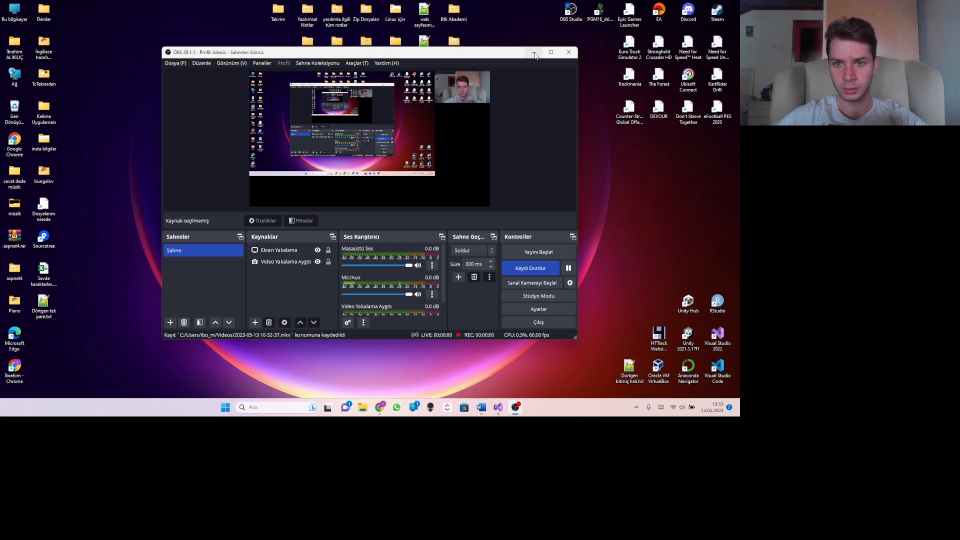
#> input picture frame 56 of GoruntuIsleme/8. OpenCV  Temel İşlemler/videom.mkv, 1920 x 1080 px, given in place of the camera (shown at 1/2 size)
$ jupyter execute --allow-errors Genel.ipynb   (text cells are left out)
#> lines starting #> are read from the running program, lines starting #| are printed output that depends on the picture
[cell 1]
import cv2
import numpy as np

[cell 2]
cap=cv2.VideoCapture(0)
ret,frame=cap.read()
#> frame is the input picture: shape (1080, 1920, 3); mean B, G, R 43.8, 29.7, 42.4
if ret==False:
    print("okuma hatasi")
face_cascade=cv2.CascadeClassifier("input/Haar cascade/4.1 frontalface.xml.xml")
face_rects=face_cascade.detectMultiScale(frame)
#> face_rects = [[910, 163, 29, 29], [1642, 83, 115, 115], [1745, 82, 124, 124]]

# buraya kadarı benim "GoruntuIsleme/1.Egitim/14." de yaptığım gibi ama buradan sonra bu eğitimde farklı yol izliyor
(face_x,face_y,w,h)=tuple(face_rects[0])
#> face_x = 910; face_y = 163; w = 29; h = 29
track_winodw=(face_x,face_y,w,h) # MeanShiftalgoritması girdisi
#> track_winodw = (910, 163, 29, 29)
# region of interest
roi=frame[face_y:face_y+h,face_x:face_x+w] # roi=face
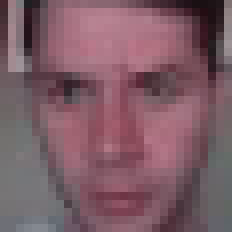
#> roi: shape (29, 29, 3) (shown 8 times larger); mean B, G, R 101.9, 92.1, 124.9
hsv_roi=cv2.cvtColor(roi,cv2.COLOR_BGR2HSV)
#> hsv_roi: shape (29, 29, 3); mean H, S, V 161.5, 67.2, 125.4
roi_hist = cv2.calcHist([hsv_roi], [0], None, [180], [0, 180]) # takip için histogram gerekli
#> roi_hist = 180 values, max 254 at index 171, min 0 at index 1, mean 4.67
cv2.normalize(roi_hist,roi_hist,0,255,cv2.NORM_MINMAX)

# takip için gerekli durdurma kriterleri
# count = hesaplanacak gerekli öge sayısı
# eps=değişiklik
term_crit=(cv2.TERM_CRITERIA_EPS | cv2.TERM_CRITERIA_COUNT,5,1)

while True:
    ret, frame = cap.read()
    # frame=cv2.flip(frame,1) bunu uygulayınca takip edemedi
    if ret:
        hsv = cv2.cvtColor(frame, cv2.COLOR_BGR2HSV)
#> hsv: shape (1080, 1920, 3); mean H, S, V 74.9, 95.1, 51.7
        # histogramı bir görüntüde bulmak için kullanıyoruz
        # piksel karşılaştırma
        dst = cv2.calcBackProject([hsv], [0], roi_hist, [0, 180], 1)
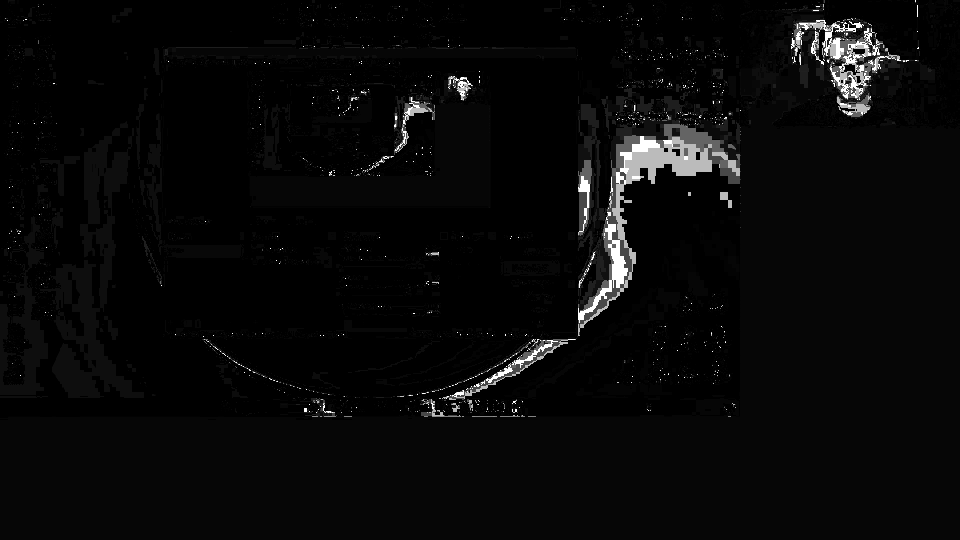
#> dst: shape (1080, 1920) (shown at 1/2 size); min 0, max 255, mean 8.7


        ret,track_winodw=cv2.meanShift(dst,track_winodw,term_crit)
#> ret = 5; track_winodw = (910, 157, 29, 29)
        x,y,w,h=track_winodw
#> x = 910; y = 157
        img2=cv2.rectangle(frame,(x,y),(x+w,y+h),(0,0,255),5)
        cv2.imshow("yuz",img2)
        if cv2.waitKey(1)&0xff==ord('q'):
#> (key q is pressed here)
            break
cap.release()
cv2.destroyAllWindows()

$ run again, starting later in the video
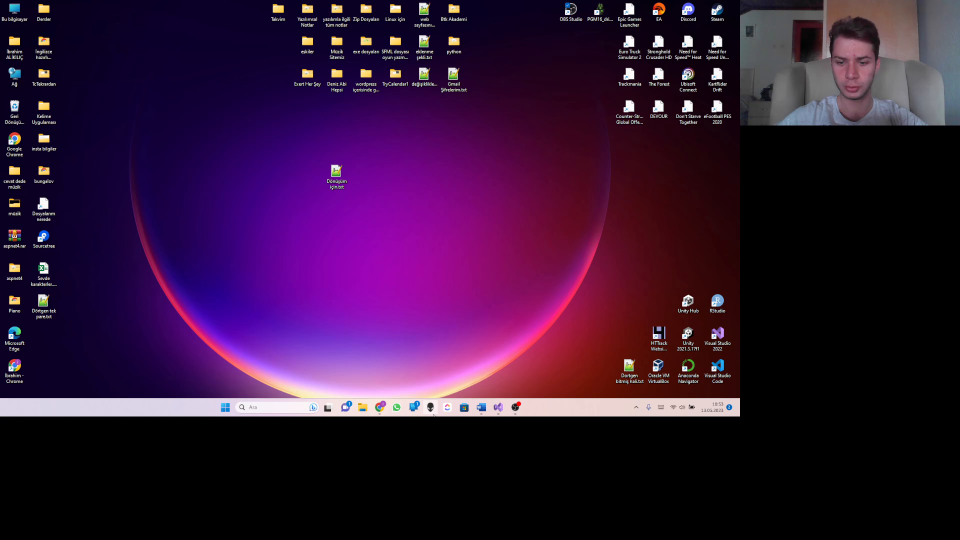
#> input picture frame 252 of GoruntuIsleme/8. OpenCV  Temel İşlemler/videom.mkv, 1920 x 1080 px, given in place of the camera (shown at 1/2 size)
#> frame is the input picture: shape (1080, 1920, 3); mean B, G, R 54.6, 19.9, 51.1
#> face_rects = [[1646, 80, 116, 116], [1743, 84, 125, 125]]
#> face_x = 1646; face_y = 80; w = 116
#> `track_winodw=(face_x,face_y,w,h)`: track_winodw = (1646, 80, 116, 116)
#> `roi=frame[face_y:face_y+h,face_x:face_x+w]`:
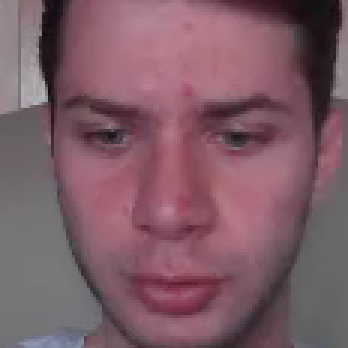
#> roi: shape (116, 116, 3) (shown 3 times larger); mean B, G, R 102.4, 92, 125.5
#> hsv_roi: shape (116, 116, 3); mean H, S, V 154.3, 66.9, 125.9
#> roi_hist = 180 values, max 3544 at index 171, min 0 at index 1, mean 74.76
#> hsv: shape (1080, 1920, 3); mean H, S, V 84.5, 135.3, 64.1
#> `dst = cv2.calcBackProject([hsv], [0], roi_hist, [0, 180], 1)`:
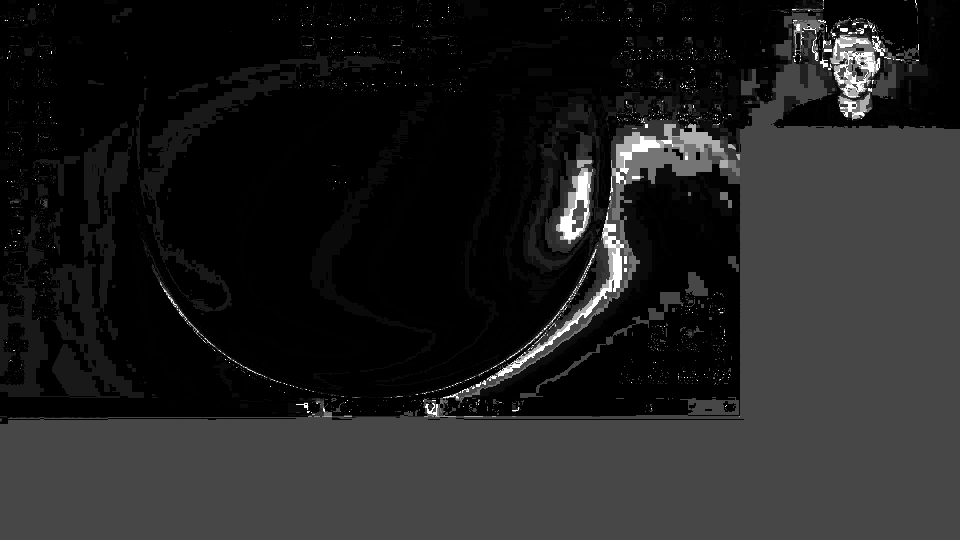
#> dst: shape (1080, 1920) (shown at 1/2 size); min 0, max 255, mean 33.4
#> `ret,track_winodw=cv2.meanShift(dst,track_winodw,term_crit)`: ret = 5; track_winodw = (1652, 64, 116, 116)
#> x = 1652; y = 64

$ run again, starting later in the video
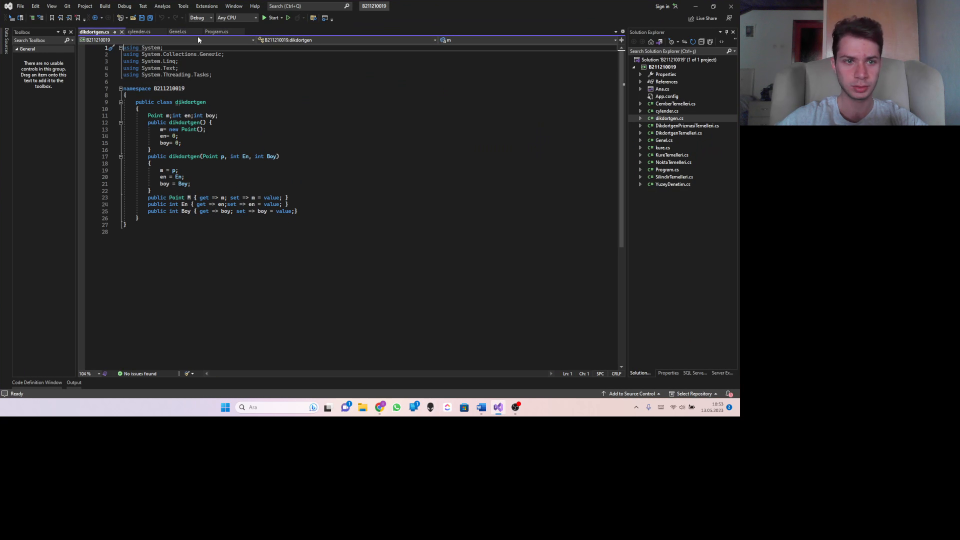
#> input picture frame 448 of GoruntuIsleme/8. OpenCV  Temel İşlemler/videom.mkv, 1920 x 1080 px, given in place of the camera (shown at 1/2 size)
#> frame is the input picture: shape (1080, 1920, 3); mean B, G, R 31.4, 30.7, 31.3
#> face_rects = [[1662, 78, 119, 119], [1752, 89, 109, 109]]
#> face_x = 1662; face_y = 78; w = 119
#> `track_winodw=(face_x,face_y,w,h)`: track_winodw = (1662, 78, 119, 119)
#> `roi=frame[face_y:face_y+h,face_x:face_x+w]`:
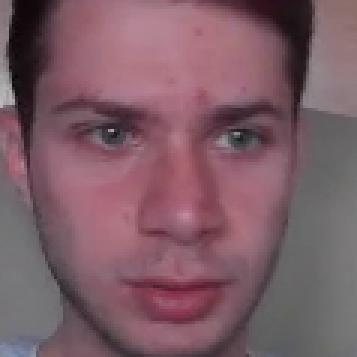
#> roi: shape (119, 119, 3) (shown 3 times larger); mean B, G, R 102.2, 92.6, 124.8
#> hsv_roi: shape (119, 119, 3); mean H, S, V 154, 64.7, 125.1
#> roi_hist = 180 values, max 3118 at index 171, min 0 at index 1, mean 78.67
#> hsv: shape (1080, 1920, 3); mean H, S, V 13.7, 6.4, 32.4
#> `dst = cv2.calcBackProject([hsv], [0], roi_hist, [0, 180], 1)`:
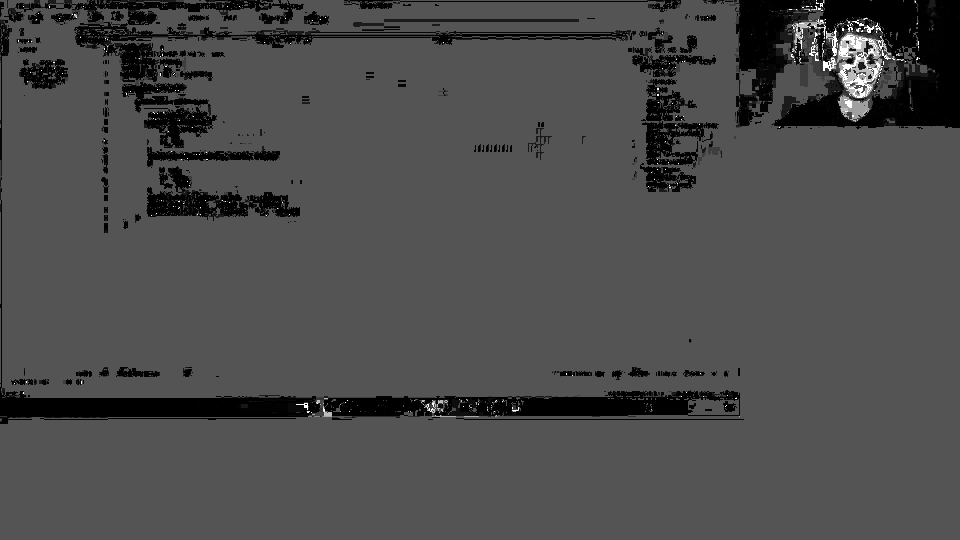
#> dst: shape (1080, 1920) (shown at 1/2 size); min 0, max 255, mean 75.5
#> `ret,track_winodw=cv2.meanShift(dst,track_winodw,term_crit)`: ret = 5; track_winodw = (1654, 62, 119, 119)
#> x = 1654; y = 62
